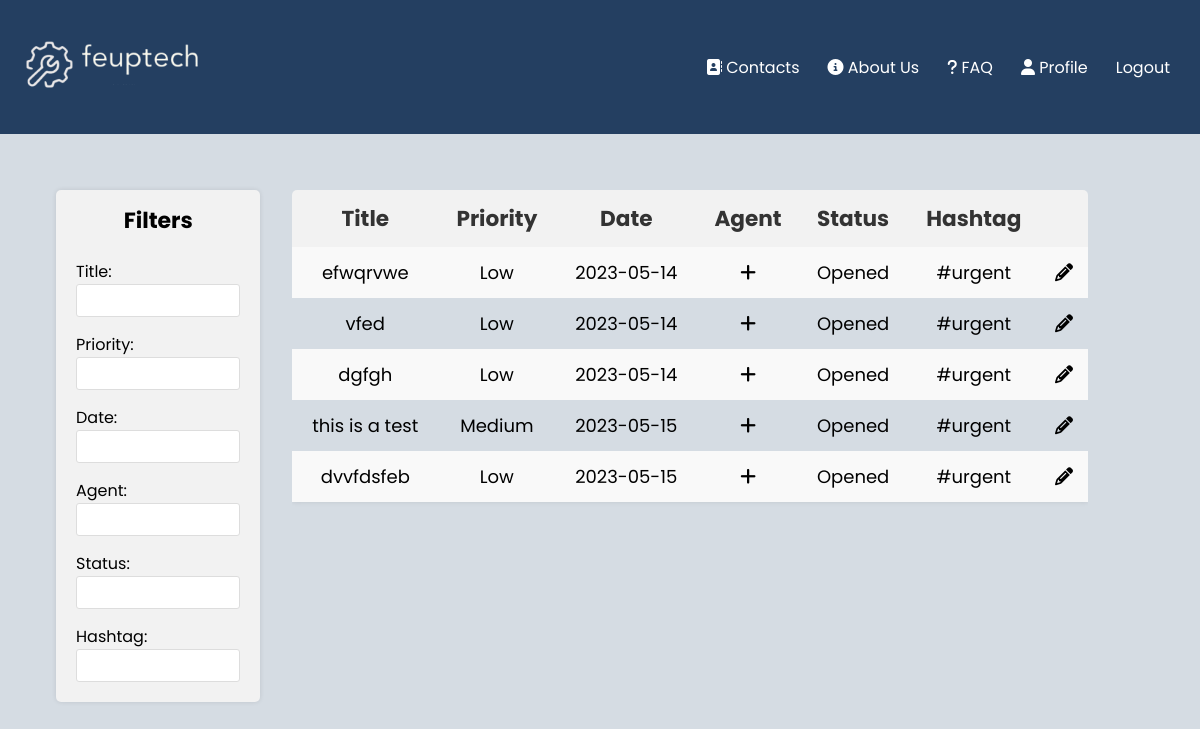
The app's page /pages/tickets_all.php?department=Finance (signed in) with its own data.
### tables this page shows
CREATE TABLE tickets(

    idTicket integer primary key AUTOINCREMENT,
    title text NOT NULL,
    description text,
    status text references Status(title),
    idAgent text references Agents(idAgent),
    idClient text references Clients(idClient),
    department text references department(title),
    priority text,
    hashtag text,
    date datetime
);

### pages/tickets_all.php (called while the page is built, shortened)
<?php
    require_once(__DIR__ . '/../database/connection.db.php');
    include '../database/ticket.class.php';
    include '../database/user.class.php';
    include '../utils/session.php';
    include '../templates/tickets.tpl.php';
    include '../templates/tickets_all.tpl.php';
    $session = new Session();
    $db = getDatabaseConnection();
    $user = User::getUserWithId($db, $session->getID());
    $tickets = $user->getAllTicketsWithDepartment($db, $_GET['department']);
    drawTicketsAll($tickets);
?>

### database/ticket.class.php (called while the page is built, shortened)
<?php
     class Ticket{
        public string $title;
        public string $priority;
        public function __construct(int $idTicket, string $title, string $status,
          string $description, string $department, string $priority, string $date, string $idClient){
            $this->idTicket = $idTicket;
            $this->title = $title;
            $this->status = $status;
            $this->priority = $priority;
            $this->date = $date;
        }
        public function getTitle(){
            return $this->title;
        }
        public function getPriority(){
            return $this->priority;
        }
    }
?>

### database/user.class.php (called while the page is built, shortened)
<?php
     class User{
        static function getUserWithID(PDO $db, int $id) : ?User {
            $stmt = $db->prepare('
                SELECT u.idUser, u.email, u.name, u.username
                FROM users u JOIN admins a ON u.idUser = a.idAdmin
                WHERE u.idUser = ?');
            $stmt->execute(array($id));
            $row = $stmt->fetch(PDO::FETCH_ASSOC);
            if ($row !== false) {
                return new Admin($row['idUser'], $row['email'], $row['name'], $row['username']);
            }
            return null;
            }
     }
     class Admin extends User{
        function getAllTicketsWithDepartment($db, $department){
            $stmt = $db->prepare('SELECT idTicket, date, status, title, description, department, priority, idClient FROM tickets WHERE department = ?');
            $stmt->execute([$department]);
            $ticketRows = $stmt->fetchAll(PDO::FETCH_ASSOC);
            $tickets = [];
            foreach ($ticketRows as $row) {
                $ticket = new Ticket(
                    $row['idTicket'],
                    $row['title'],
                    $row['status'],
                    $row['description'],
                    $row['department'],
                    $row['priority'],
                    $row['date'],
                    $row['idClient']
                );
                array_push($tickets, $ticket);
            }
            return $tickets;
        }
     }
?>

### utils/session.php (called while the page is built, shortened)
<?php
class Session{
      public function getID() : ?int {
        return isset($_SESSION['id']) ? $_SESSION['id'] : null;
      }
}
?>

### templates/tickets_all.tpl.php (the view, shortened to what this page needs)
<?php function drawTicketsAll($tickets) { ?>
    <main class="tab">
                <section class="sidebar">
                    <h3>Filters</h3>
                    <label for="titleFilter">Title:</label>
                    <input type="text" id="titleFilter">
                    <br>
                    <label for="priorityFilter">Priority:</label>
                    <input type="text" id="priorityFilter">
                    <br>
                    <label for="dateFilter">Date:</label>
                    <input type="text" id="dateFilter">
                    <br>
                    <label for="agentFilter">Agent:</label>
                    <input type="text" id="agentFilter">
                    <br>
                    <label for="statusFilter">Status:</label>
                    <input type="text" id="statusFilter">
                    <br>
                    <label for="hashtagFilter">Hashtag:</label>
                    <input type="text" id="hashtagFilter">
                </section>
            <section class="table-container">
                <table id="filter">
                        <th>Title</th>
                        <th>Priority</th>
                        <th>Date</th>
                        <th>Agent</th>
                        <th>Status</th>
                        <th>Hashtag</th>
                        <th></th>
                    <?php
                        foreach($tickets as $ticket)
                            drawTicketAll($ticket);
                    ?>
                </table>
            </section>
        </main>
    </body>
</html>
<?php } ?>
<?php function drawTicketAll($ticket) { ?>
    <tr>
        <td><a href="../pages/ticket_detail.php?ticket=<?php echo urlencode($ticket->idTicket) ?>"><?php echo $ticket->getTitle() ?></a></td>
        <td><?php echo $ticket->getPriority() ?></td>
        <td><?php echo $ticket->date ?></td>
        <td>
            <?php
                if ($ticket->status == "Opened"){
                    echo "<i class=\"fa-solid fa-plus\"></i>";
                }
                else{
                    echo $ticket->status;
                }
            ?>
        </td>
        <td><?php echo $ticket->status ?></td>
        <td>#urgent</td>
        <td><i class="fa-solid fa-pencil"></i></td>
    </tr>
<?php } ?>

### css/tickets_style.css (style rules this page uses)
body { font-family: 'Poppins'; background-color: #D5DCE3; }

### css/tickets_all.css (style rules this page uses)
body { font-family: 'Poppins'; background-color: #D5DCE3 }
.tab { display: grid; grid-template-columns: 18% 70%; column-gap: 2em; margin-left: 3em; }
.table-container { overflow-x: auto; margin-top: 4em; border-radius: 5px; }
table { width: 100%; white-space: nowrap; }
.sidebar { background-color: #f2f2f2; padding: 20px; border-radius: 5px; box-shadow: 0 0 5px rgba(0, 0, 0, 0.1); margin-bottom: 20px; margin-top: 4em; }
.sidebar h3 { font-size: 22px; margin-top: -6.5px; text-align: center; }
.sidebar label { display: block; margin-top: 15px; }
.sidebar input[type="text"] { width: 100%; padding: 8px; border: 1px solid #ddd; border-radius: 3px; box-sizing: border-box; }
table { border-collapse: collapse; box-shadow: 0 0 5px rgba(0, 0, 0, 0.1); font-size: 18px; }
table th, table td { padding: 12px; text-align: center; }
table th { background-color: #f2f2f2; font-weight: bold; color: #333; font-size: larger; }
table tr:nth-child(even) { background-color: #f9f9f9; }
table td a { text-decoration: none; color: black; }

### records on screen
tickets: title "efwqrvwe", priority "Low", date "2023-05-14", status "Opened"
tickets: title "vfed", priority "Low", date "2023-05-14", status "Opened"
tickets: title "dgfgh", priority "Low", date "2023-05-14", status "Opened"
tickets: title "this is a test", priority "Medium", date "2023-05-15", status "Opened"
tickets: title "dvvfdsfeb", priority "Low", date "2023-05-15", status "Opened"
